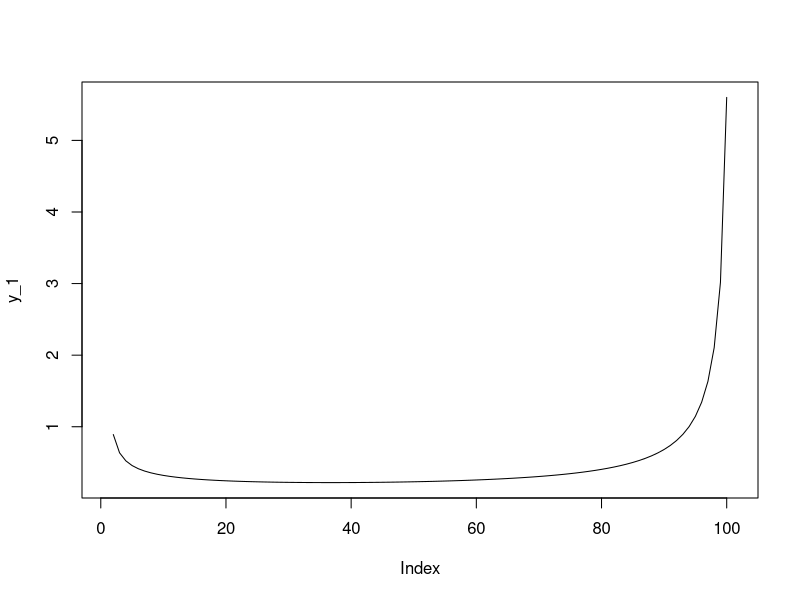
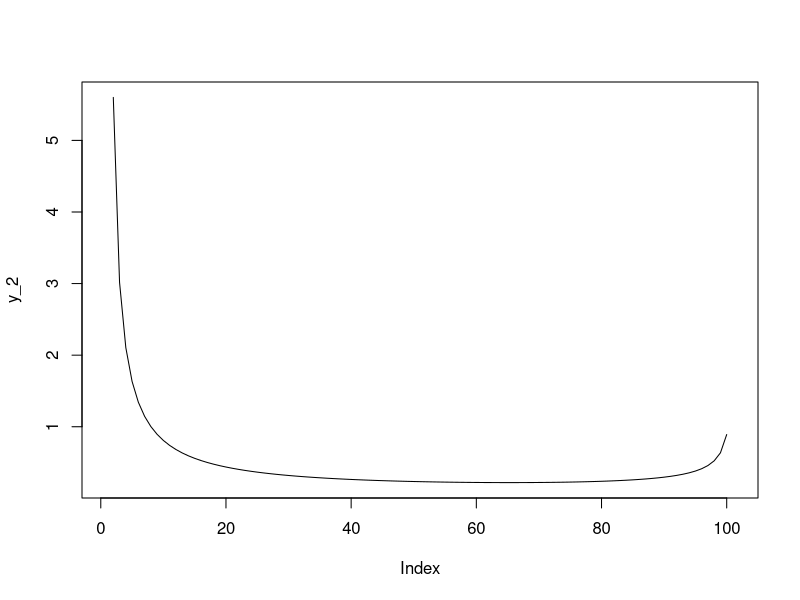
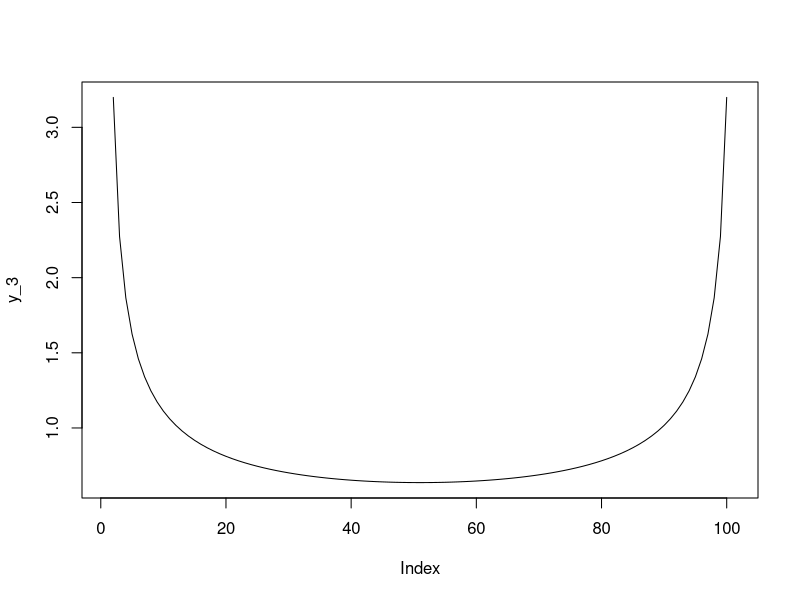
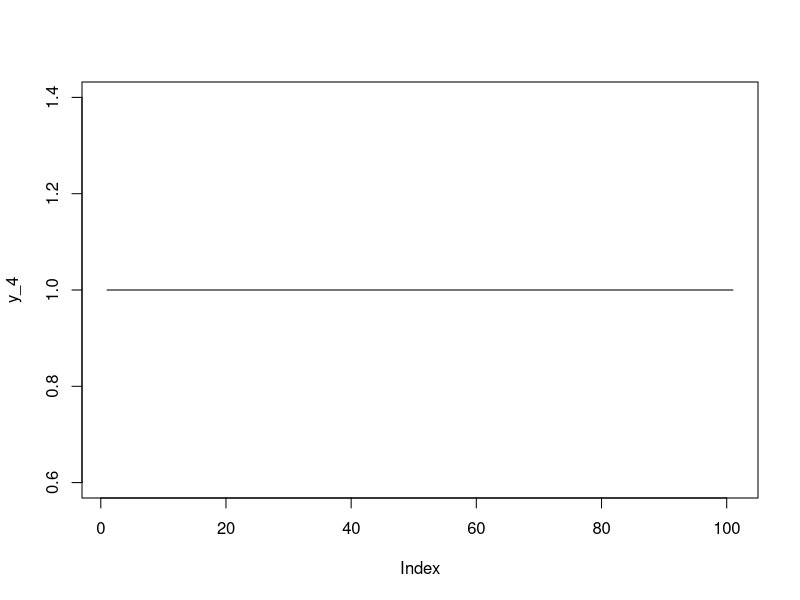
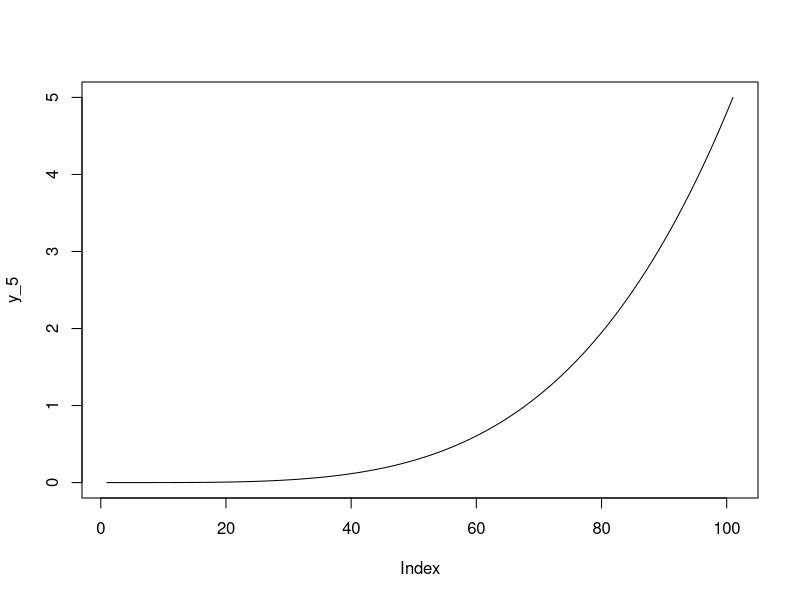
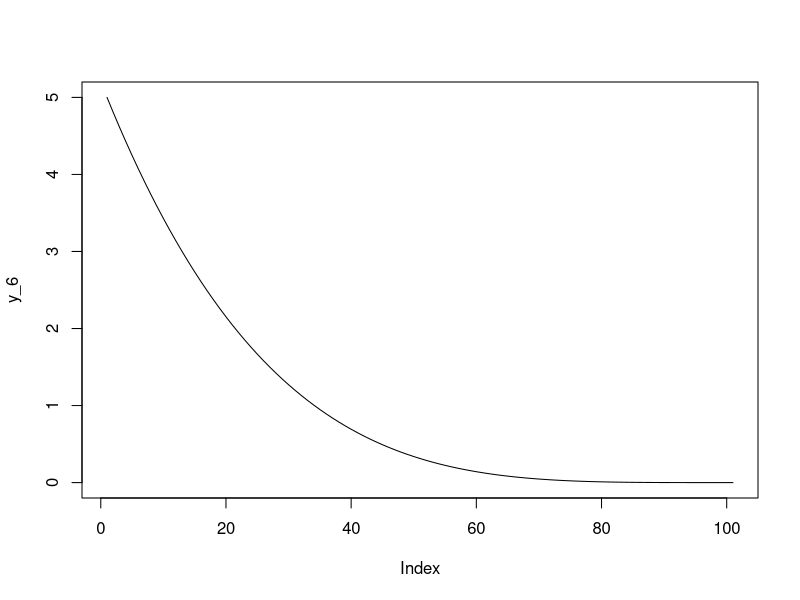
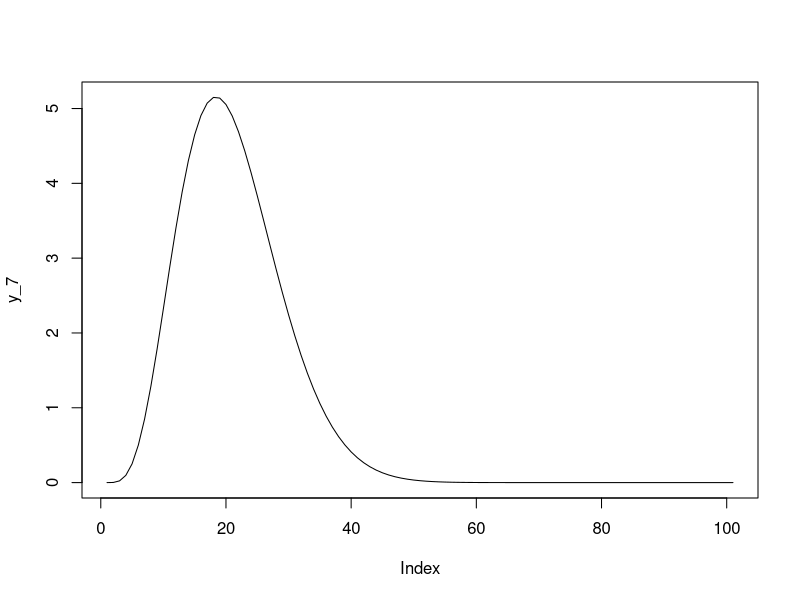
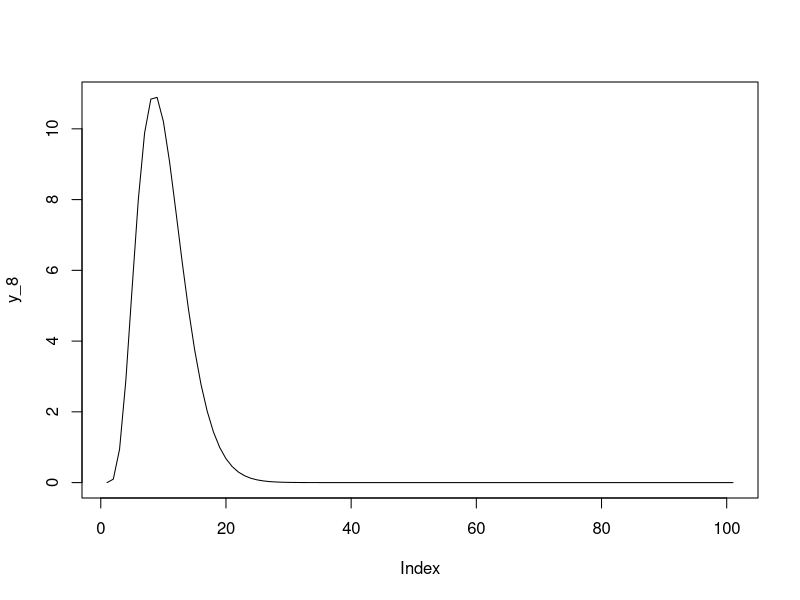

The R source for these figures, in order:
## ---- chunk 1
knitr::opts_chunk$set(echo = TRUE)
## ---- chunk 2
#Vector of theta values
theta <- seq(0, 1, by = 0.01)

y_1 <- dbeta(theta, shape1 = 0.5, shape2 = 0.1)
y_2 <- dbeta(theta, shape1 = 0.1, shape2 = 0.5)
y_3 <- dbeta(theta, shape1 = 0.5, shape2 = 0.5)
y_4 <- dbeta(theta, shape1 = 1, shape2 = 1)
y_5 <- dbeta(theta, shape1 = 5, shape2 = 1)
y_6 <- dbeta(theta, shape1 = 1, shape2 = 5)
y_7 <- dbeta(theta, shape1 = 5, shape2 = 20)
y_8 <- dbeta(theta, shape1 = 5, shape2 = 50)
plot(y_1, type = 'l')
plot(y_2, type = 'l')
plot(y_3, type = 'l')
plot(y_4, type = 'l')
plot(y_5, type = 'l')
plot(y_6, type = 'l')
plot(y_7, type = 'l')
plot(y_8, type = 'l')


# Part b. I chose (50,10) and (10,100)
y_50_10 = dbeta(theta, shape1 = 50, shape2 = 10)  
y_10_100 = dbeta(theta, shape1 = 10, shape2 = 100)
plot(y_50_10, lwd = 1)
plot(y_10_100, lwd = 2)


#Part c
x <- seq(0,1, by = 0.01)
qq<- curve(dbeta(x, 0.5, 0.1), xlab = 'X', main = 'Graph of Beta density funcitons')
curve(dbeta(x, 0.1, 0.5), add = TRUE, col = 'green')

#From the above we observe that they are the same

## ---- chunk 3

n <-20    #Number of observations
df <- 30   #Degrees of freedom 
x2 <- c(1.1777518, -0.5867896,  0.2283789, -0.1735369, -0.2328192,
     1.0955114,  1.2053680, -0.7216797, -0.3387580,   0.1620835,
     1.4173256, 0.0240219, -0.6647623,  0.6214567,   0.7466441,
     1.9525066, -1.2017093,  1.9736293,  -0.1168171,  0.4511754)

a_2 <- (2-(sum(x2))^2/(n+1)+sum(x2^2))/((n+1)*df)
B <- sum(x2)/(n+1)
a <- sqrt(a_2)


#function to obtain the 75% quantile from non standard t
noncentral_t_quantile <- function(q, mean, sd, v) {
  return(mean + sd*qt(q,df=v))
} 
qt <- noncentral_t_quantile(0.75,B,a,df)


#Part b
mean_posterior_mean <- B
variance_posterior_mean <- a_2*df/(df-2)
second_moment_posterior_mean <- B^2 + variance_posterior_mean

#Print results
qt
mean_posterior_mean
variance_posterior_mean
second_moment_posterior_mean
## ---- chunk 4
#Part a
prior_mean <- seq(-2,2,0.01)
post_mean <- (sum(x2)+prior_mean)/(n+1)
plot(prior_mean, post_mean)

#Part b
d_zero = seq(0.5, 10, by = 0.01)
avg_x <- mean(x2)
y1 = (1 + 0.5*sum((x2 - avg_x)^2) + n * avg_x^2/(1 + n))/(d_zero + n/2 - 1)
                                                         
plot(y1 ~ d_zero, type = "l", xlab = "d0", ylab = "Posterior Mean of Variance Parameter")

